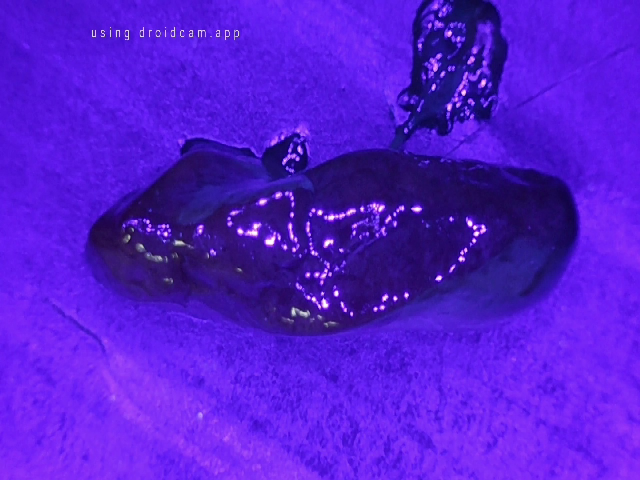
#> input picture CNN_AI/detecciondeColores/test/captura_0.jpg, 1280 x 960 px, found by its file name (shown at 1/2 size)
$ python deteccionVioleta.py
#> lines starting #> are read from the running program, lines starting #| are printed output that depends on the picture; after the words box and inside, x2 and y2 are one past the last pixel; in counts of white or black regions, pixels touching at a corner belong together
import cv2
import numpy as np
from PIL import Image, ImageTk
import tkinter as tk

# Cargar la imagen
img = cv2.imread("detecciondeColores/test/captura_0.jpg")
#> img is the input picture: shape (960, 1280, 3); mean B, G, R 206.4, 27.5, 86.5
hsv_img = cv2.cvtColor(img, cv2.COLOR_BGR2HSV)
#> hsv_img: shape (960, 1280, 3); mean H, S, V 129.6, 221.6, 206.4

# Definir los rangos de color
# Azul
bound_lower_blue = np.array([100, 100, 50])
bound_upper_blue = np.array([109, 255, 255])

# Blanco
bound_lower_white = np.array([0, 0, 200])
bound_upper_white = np.array([180, 30, 255])

# Violeta
bound_lower_violet = np.array([125, 50, 50])
bound_upper_violet = np.array([150, 255, 255])

# Aplicar las máscaras
mask_blue = cv2.inRange(hsv_img, bound_lower_blue, bound_upper_blue)
#> mask_blue: shape (960, 1280); every value is 0
mask_white = cv2.inRange(hsv_img, bound_lower_white, bound_upper_white)
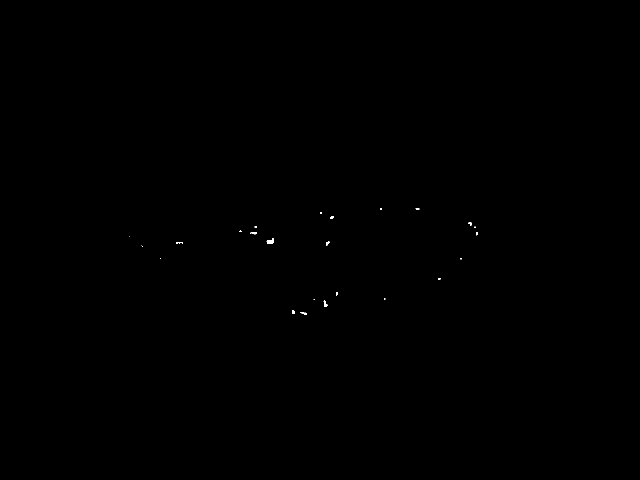
#> mask_white: shape (960, 1280) (shown at 1/2 size); 0.05% white; 26 white regions (14 under 20 px), largest, box (x1, y1, x2, y2) and area: (533, 476, 548, 488) 116, (647, 601, 655, 614) 59, (500, 464, 514, 469) 48
mask_violet = cv2.inRange(hsv_img, bound_lower_violet, bound_upper_violet)
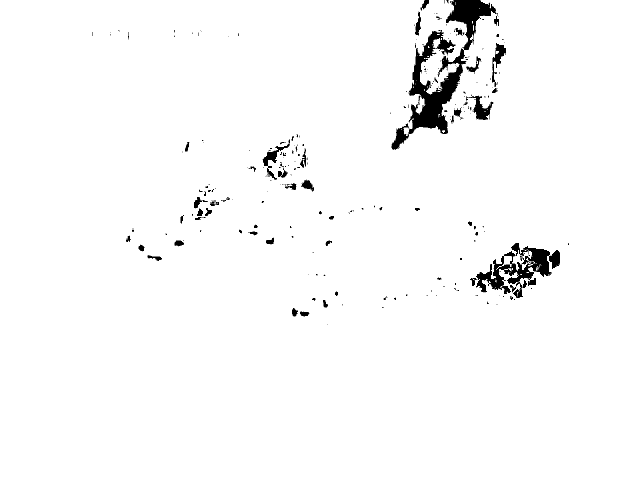
#> mask_violet: shape (960, 1280) (shown at 1/2 size); 97.6% white; 258 black regions (193 under 20 px), largest, box (x1, y1, x2, y2) and area: (783, 0, 992, 300) 14510, (952, 486, 1120, 596) 6708, (938, 192, 987, 240) 988

# Combinar las máscaras
mask_combined = cv2.bitwise_or(mask_blue, mask_white)
mask_combined = cv2.bitwise_or(mask_combined, mask_violet)

# Operaciones morfológicas para eliminar ruido
kernel = np.ones((7, 7), np.uint8)
mask_combined = cv2.morphologyEx(mask_combined, cv2.MORPH_CLOSE, kernel)
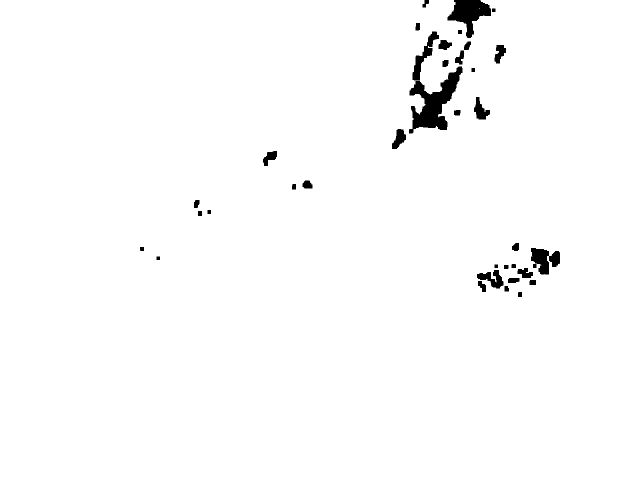
#> mask_combined: shape (960, 1280) (shown at 1/2 size); 98.4% white; 37 black regions, largest, box (x1, y1, x2, y2) and area: (818, 133, 925, 267) 5928, (895, 0, 982, 76) 3306, (1062, 496, 1120, 549) 1874
mask_combined = cv2.morphologyEx(mask_combined, cv2.MORPH_OPEN, kernel)
#> mask_combined: shape (960, 1280); 98.3% white; 29 black regions

# Aplicar la máscara a la imagen original
seg_img = cv2.bitwise_and(img, img, mask=mask_combined)

# Encontrar y dibujar contornos
contours, _ = cv2.findContours(mask_combined.copy(), cv2.RETR_EXTERNAL, cv2.CHAIN_APPROX_SIMPLE)
#> contours = 1 contour; box (x1, y1, x2, y2) and area: (0, 0, 1280, 960) 1222916
cv2.drawContours(seg_img, contours, -1, (0, 0, 255), 3)
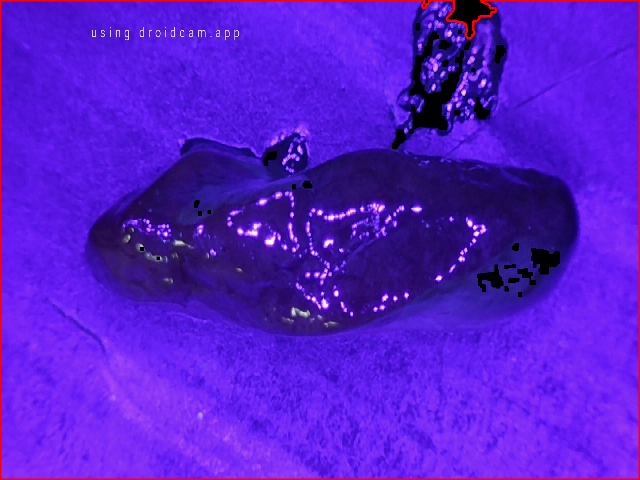
#> seg_img: shape (960, 1280, 3) (shown at 1/2 size); mean B, G, R 202, 26.9, 87.9

# Redimensionar la imagen para la interfaz
(h, w) = img.shape[:2]
#> h = 960; w = 1280
new_width = 500
aspect_ratio = h / w
#> aspect_ratio = 0.75
new_height = int(new_width * aspect_ratio)
#> new_height = 375
resized_img = cv2.resize(seg_img, (new_width, new_height))
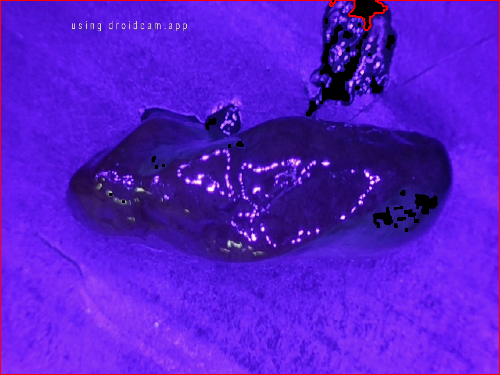
#> resized_img: shape (375, 500, 3); mean B, G, R 202.2, 26.8, 87.6

# Convertir a formato PIL para Tkinter
img_pil = Image.fromarray(cv2.cvtColor(resized_img, cv2.COLOR_BGR2RGB))

# Crear la interfaz gráfica con Tkinter
root = tk.Tk()
root.title("Segmentación de colores (Azul, Blanco, Violeta)")

# Guardar la imagen en una variable global para evitar que se elimine
img_tk = ImageTk.PhotoImage(img_pil)

# Mostrar la imagen en un Label
label = tk.Label(root, image=img_tk)
label.image = img_tk  # Se almacena en el atributo del Label para evitar eliminación por GC
label.pack()

# Ejecutar la ventana
root.mainloop()
